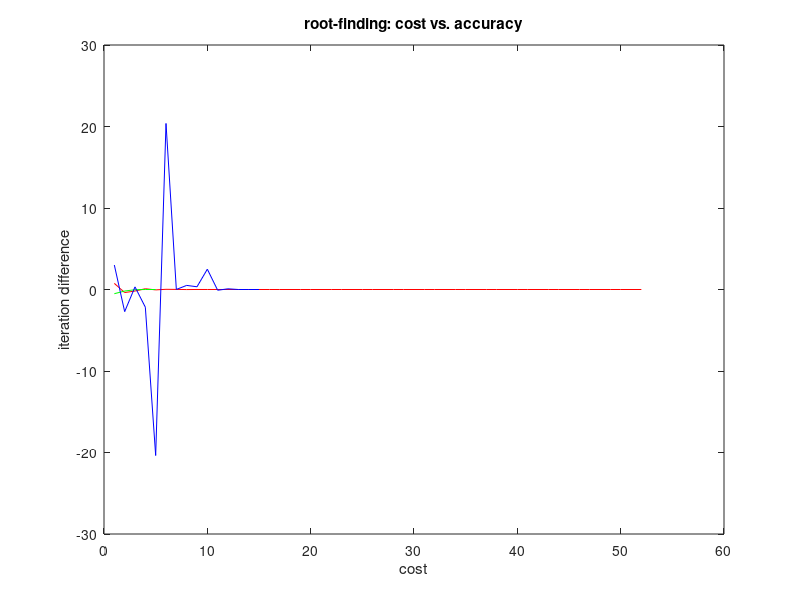

The MATLAB source for this figure:
% Bisection
function [bis_diff, newt_diff, sec_diff] = Homework2_plot()
    f = @(x) x.^3 - 2*x - 2;
    %f = @(x) exp(x) + x - 7; 
    %f = @(x) exp(x) + sin(x) - 4;
    tol = 1e-12;
    % ---------------------
    %Bisection -- RED
    a = 0;
    b = 3;
    data = bisection(f, a, b, tol);
    
    [~, bn] = size(data); %row, column
    fprintf('bisection iterations = %d', bn);
    bis_diff = [];
    for i = 2:bn-1
        bis_diff(i-1) = (data(1, i) - data(1, i-1));
    end
    
    %Newton -- GREEN
    dx = @(x) 3*x.^2 - 2;
    %dx = @(x) exp(x) + 1;
    %dx = @(x) exp(x) + cos(x);
    guess = 2.5;
    data2 = newton(f, dx, guess, tol);
    
    [~, nn] = size(data2);
    fprintf('newton iterations = %d', nn);
    newt_diff = [];
    for i = 2:nn-1
        newt_diff(i-1) = (data2(1, i) - data2(1, i-1));
    end
    
    %Secant - BLUE
    guess1 = 0;
    guess2 = 3;
    data3 = secant(f, guess1, guess2, tol);

    [~, sn] = size(data3);
    fprintf('secant iterations = %d', sn);
    sec_diff = [];
    for i = 2:sn-1
        sec_diff(i-1) = (data3(1, i) - data3(1, i-1));
    end
    
    % Result
    %{
    semilogx(bis_diff, 'r'), xlabel('cost'), ylabel('iteration difference'), title('root-finding: cost vs. accuracy')
    hold on
    semilogx(newt_diff, 'g');
    hold on
    semilogx(sec_diff, 'b');
    %}
    %
    plot(bis_diff, 'r'),xlabel('cost'),ylabel('iteration difference'),title('root-finding: cost vs. accuracy')
    hold on
    plot(newt_diff, 'g')
    hold on
    plot(sec_diff, 'b')
    %
end

% --------------------------------

function root_i = bisection(f, a, b, tol)
    root_i = [];
    if (f(a) * f(b) > 0) %check for bad a and/or b.
        root_i = [0, 0];
        return
    end
    
    while (b-a/2) > tol
        c = (a+b) / 2;
        root_i = [root_i, c];
        if f(c) == 0
            break
        end
        if (f(a) * f(c)) < 0
            b = c;
        else
            a = c;
        end
    end
    root_i = [root_i, (a+b) / 2];
end

function roots = newton(f, dx, guess, tol)
    x(1) = guess;
    for i=1:1000
        x(i+1) = x(i) - f(x(i)) / dx(x(i));
        err(i) = abs((x(i+1)-x(i)) / x(i));
        
        if err(i) < tol
            break
        end
        if i == 999
            roots = x(1);
            return
        end
    end
    roots = x
end

function roots = secant(f, guess1, guess2, eps)
    x(1) = guess1; %first guess point
    x(2) = guess2; %second guess point
    
    for i=2:100
        x(i+1) = x(i) - (f(x(i)))*((x(i) - x(i-1))/(f(x(i)) - f(x(i-1))));
        
        if abs((x(i+1)-x(i)) / x(i+1)) < eps
            break
        end
    end
    roots = x
end
